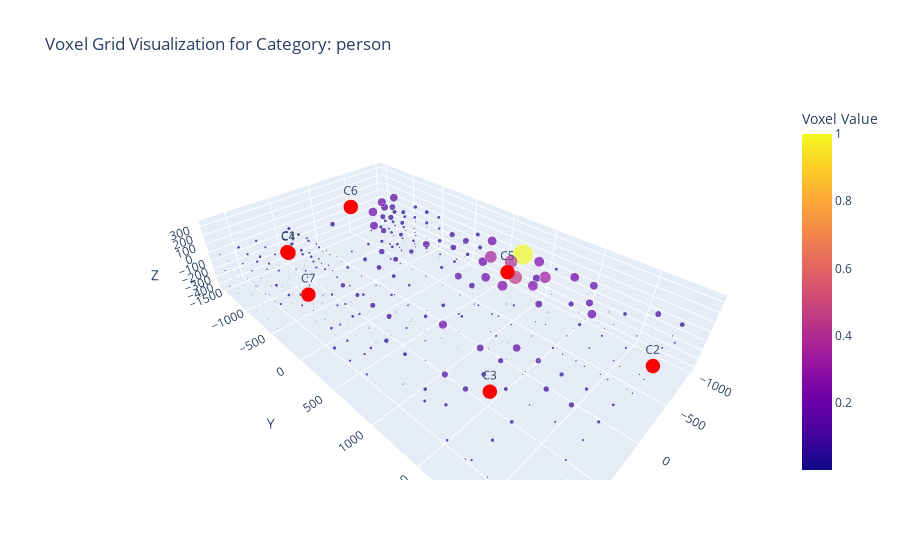

Notebook code for this chart:
### Code cell
# Visualize voxel grid for a specific category
category_to_visualize = 'person'  # change as needed
voxel_data = voxel_arrays[category_to_visualize] / np.max(voxel_arrays[category_to_visualize])
threshold = 0

# Prepare coordinates for voxels with values based on threshold
x_coords, y_coords, z_coords = np.where(voxel_data > threshold)
values = voxel_data[x_coords, y_coords, z_coords]

# Create 3D scatter plot
fig = px.scatter_3d(
    x=x_coords * spacing + xrange[0],
    y=y_coords * spacing + yrange[0],
    z=z_coords * spacing + zrange[0],
    color=values,
    size=values,
    title=f'Voxel Grid Visualization for Category: {category_to_visualize}',
    labels={'x': 'X', 'y': 'Y', 'z': 'Z', 'color': 'Voxel Value'}
)

# Plot camera centers for reference
for name in CAMERA_NAMES:
    C = center_data[name]
    fig.add_trace(
        go.Scatter3d(
            x=[C[0]], y=[C[1]], z=[C[2]],
            mode='markers+text',
            marker=dict(size=5, color='red'),
            text=[name],
            textposition='top center',
            name=f'Camera {name} Center',
            showlegend=False
        )
    )

fig.update_layout(scene=dict(aspectmode='data'))
fig.show()

### Figure 1 — Plotly figure (JSON) as saved in the notebook; plotly's stock layout.template omitted (floating-point values rounded to 4 significant figures; data arrays with more than 128 entries replaced by an {"elided": "..."} marker saying what was removed)
{"data": [{"hovertemplate": "X=%{x}<br>Y=%{y}<br>Z=%{z}<br>size=%{marker.size}<br>Voxel Value=%{marker.color}<extra></extra>", "legendgroup": "", "marker": {"color": {"elided": "550 float values"}, "coloraxis": "coloraxis", "size": {"elided": "550 float values"}, "sizemode": "area", "sizeref": 0.0025, "symbol": "circle"}, "mode": "markers", "name": "", "scene": "scene", "showlegend": false, "type": "scatter3d", "x": {"elided": "550 int values"}, "y": {"elided": "550 int values"}, "z": {"elided": "550 int values"}}, {"marker": {"color": "red", "size": 5}, "mode": "markers+text", "name": "Camera C1 Center", "showlegend": false, "text": ["C1"], "textposition": "top center", "type": "scatter3d", "x": [909.5], "y": [-584.4], "z": [288.9]}, {"marker": {"color": "red", "size": 5}, "mode": "markers+text", "name": "Camera C2 Center", "showlegend": false, "text": ["C2"], "textposition": "top center", "type": "scatter3d", "x": [-114.0], "y": [2378.0], "z": [199.4]}, {"marker": {"color": "red", "size": 5}, "mode": "markers+text", "name": "Camera C3 Center", "showlegend": false, "text": ["C3"], "textposition": "top center", "type": "scatter3d", "x": [901.0], "y": [1771.0], "z": [264.8]}, {"marker": {"color": "red", "size": 5}, "mode": "markers+text", "name": "Camera C4 Center", "showlegend": false, "text": ["C4"], "textposition": "top center", "type": "scatter3d", "x": [900.3], "y": [-584.6], "z": [277.1]}, {"marker": {"color": "red", "size": 5}, "mode": "markers+text", "name": "Camera C5 Center", "showlegend": false, "text": ["C5"], "textposition": "top center", "type": "scatter3d", "x": [-399.3], "y": [938.1], "z": [168.2]}, {"marker": {"color": "red", "size": 5}, "mode": "markers+text", "name": "Camera C6 Center", "showlegend": false, "text": ["C6"], "textposition": "top center", "type": "scatter3d", "x": [-162.9], "y": [-1064.0], "z": [224.5]}, {"marker": {"color": "red", "size": 5}, "mode": "markers+text", "name": "Camera C7 Center", "showlegend": false, "text": ["C7"], "textposition": "top center", "type": "scatter3d", "x": [1176.0], "y": [187.5], "z": [339.5]}], "layout": {"coloraxis": {"colorbar": {"title": {"text": "Voxel Value"}}, "colorscale": [[0, "#0d0887"], [0.1111, "#46039f"], [0.2222, "#7201a8"], [0.3333, "#9c179e"], [0.4444, "#bd3786"], [0.5556, "#d8576b"], [0.6667, "#ed7953"], [0.7778, "#fb9f3a"], [0.8889, "#fdca26"], [1, "#f0f921"]]}, "legend": {"itemsizing": "constant", "tracegroupgap": 0}, "scene": {"aspectmode": "data", "domain": {"x": [0, 1], "y": [0, 1]}, "xaxis": {"title": {"text": "X"}}, "yaxis": {"title": {"text": "Y"}}, "zaxis": {"title": {"text": "Z"}}}, "title": {"text": "Voxel Grid Visualization for Category: person"}}}
